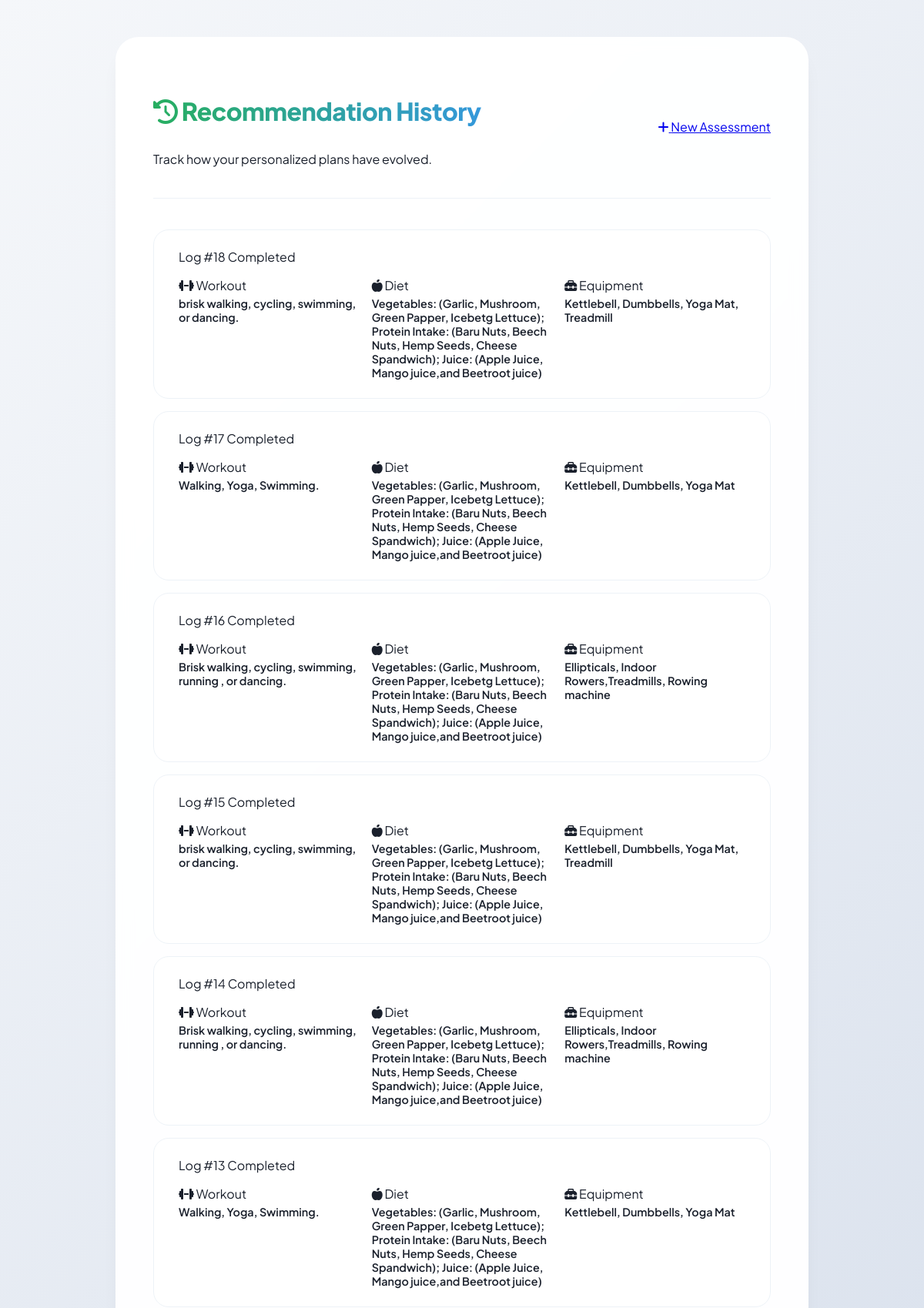
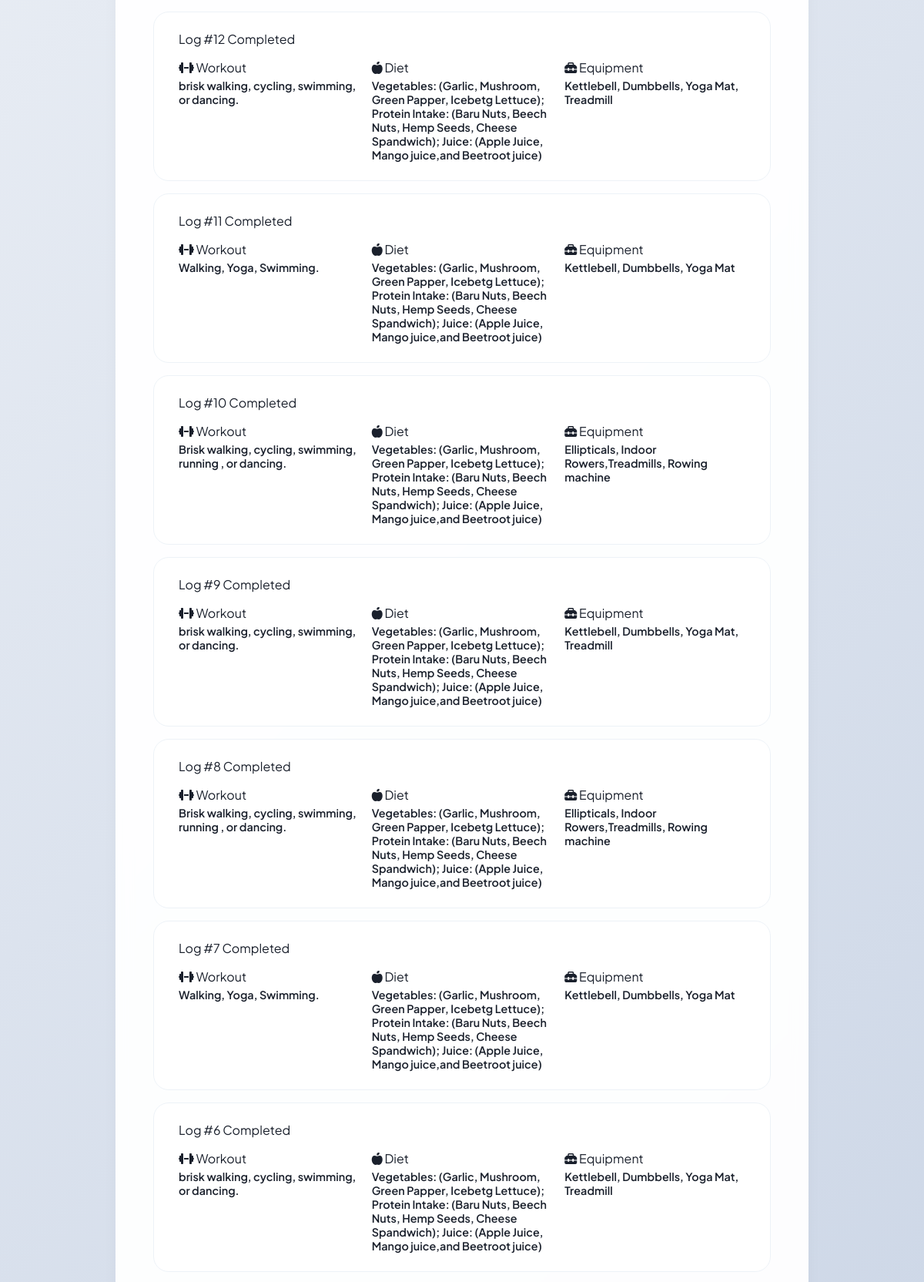
The app's page /dashboard (signed in, upper part) with its own data (2 pictures, top to bottom).
### tables this page shows
CREATE TABLE history (
            username TEXT,
            exercises TEXT,
            diet TEXT,
            equipment TEXT
        );

### app.py (the view)
@app.route("/dashboard")
def dashboard():
    if "user" not in session:
        return redirect("/")
    db = get_db()
    cur = db.cursor()
    cur.execute(
        "SELECT exercises, diet, equipment FROM history WHERE username=?",
        (session["user"],)
    )
    records = cur.fetchall()
    db.close()
    return render_template("dashboard.html", records=records)

### app.py (called while the page is built)
def get_db():
    return sqlite3.connect("users.db")

### templates/dashboard.html (shortened to what this page needs)
<!DOCTYPE html>
<html lang="en">
<head>
    <link rel="stylesheet" href="{{ url_for('static', filename='style.css') }}">
    <link rel="stylesheet" href="https://cdnjs.cloudflare.com/ajax/libs/font-awesome/6.4.0/css/all.min.css">
</head>
<body>
    <div class="page-wrapper" style="align-items: flex-start;">
        <div class="main-card wide">
            <div class="dashboard-header">
                <div>
                    <h2><i class="fa-solid fa-clock-rotate-left"></i> Recommendation History</h2>
                    <p>Track how your personalized plans have evolved.</p>
                </div>
                <a href="/predict" class="btn-secondary">
                    <i class="fa-solid fa-plus"></i> New Assessment
                </a>
            </div>
            <div class="history-timeline">
                {% if records|length == 0 %}
                    <div class="empty-state">
                        <i class="fa-solid fa-folder-open"></i>
                        <p>No records found. Complete your first assessment to see data here!</p>
                    </div>
                {% else %}
                    {% for r in records %}
                    <div class="history-log-card">
                        <div class="log-header">
                            <span class="log-date">Log #{{ loop.revindex }}</span>
                            <span class="status-chip">Completed</span>
                        </div>
                        <div class="log-grid">
                            <div class="log-section">
                                <span><i class="fa-solid fa-dumbbell"></i> Workout</span>
                                <p>{{ r[0] }}</p>
                            </div>
                            <div class="log-section">
                                <span><i class="fa-solid fa-apple-whole"></i> Diet</span>
                                <p>{{ r[1] }}</p>
                            </div>
                            <div class="log-section">
                                <span><i class="fa-solid fa-toolbox"></i> Equipment</span>
                                <p>{{ r[2] }}</p>
                            </div>
                        </div>
                    </div>
                    {% endfor %}
                {% endif %}
            </div>
        </div>
    </div>
</body>
</html>

### static/style.css (style rules this page uses)
:root { --primary: #2ecc71; --primary-dark: #27ae60; --secondary: #3498db; --accent: #f1c40f; --danger: #e74c3c; --bg-gradient: linear-gradient(135deg, #f5f7fa 0%, #c3cfe2 100%); --card-bg: rgba(255, 255, 255, 0.95); --text-main: #1a202c; --text-light: #718096; --border: #edf2f7; --shadow: 0 20px 25px -5px rgba(0, 0, 0, 0.05), 0 10px 10px -5px rgba(0, 0, 0, 0.04); --glass: blur(10px); --transition: all 0.3s cubic-bezier(0.4, 0, 0.2, 1); }
* { box-sizing: border-box; font-family: 'Plus Jakarta Sans', sans-serif; }
body { margin: 0; background: var(--bg-gradient); color: var(--text-main); min-height: 100vh; }
.page-wrapper { display: flex; justify-content: center; align-items: center; padding: 3rem 1.5rem; min-height: 100vh; }
.main-card, .auth-card { background: var(--card-bg); backdrop-filter: var(--glass); width: 100%; max-width: 500px; padding: 3rem; border-radius: 30px; box-shadow: var(--shadow); border: 1px solid rgba(255, 255, 255, 0.4); animation: fadeIn 0.5s ease-out; }
.main-card.wide { max-width: 900px; }
h2 { font-size: 2rem; font-weight: 800; text-align: center; margin-bottom: 2rem; background: linear-gradient(to right, var(--primary-dark), var(--secondary)); -webkit-background-clip: text; -webkit-text-fill-color: transparent; letter-spacing: -0.5px; }
.result-tile, .history-log-card { display: flex; align-items: center; background: #fff; padding: 1.5rem; margin-bottom: 1rem; border-radius: 20px; border: 1px solid var(--border); transition: var(--transition); }
.dashboard-header { display: flex; justify-content: space-between; align-items: center; margin-bottom: 2.5rem; padding-bottom: 1.5rem; border-bottom: 1px solid var(--border); }
.history-log-card { flex-direction: column; align-items: stretch; padding: 1.5rem 2rem; position: relative; overflow: hidden; }
.log-grid { display: grid; grid-template-columns: repeat(3, 1fr); gap: 1rem; margin-top: 1rem; }
.log-section p { font-size: 0.9rem; font-weight: 600; margin: 4px 0 0 0; }

### records on screen
history: exercises "brisk walking, cycling, swimming, or dancing.", diet "Vegetables: (Garlic, Mushroom, Green Papper, Icebetg Lettuce); Protein Intake: (Baru Nuts, Beech Nuts, Hemp Seeds, Cheese Spandwich); Juice: (Apple Juice, Mango juice,and Beetroot juice)", equipment "Kettlebell, Dumbbells, Yoga Mat, Treadmill"
history: exercises "Walking, Yoga, Swimming.", diet "Vegetables: (Garlic, Mushroom, Green Papper, Icebetg Lettuce); Protein Intake: (Baru Nuts, Beech Nuts, Hemp Seeds, Cheese Spandwich); Juice: (Apple Juice, Mango juice,and Beetroot juice)", equipment "Kettlebell, Dumbbells, Yoga Mat"
history: exercises "Brisk walking, cycling, swimming, running , or dancing.", diet "Vegetables: (Garlic, Mushroom, Green Papper, Icebetg Lettuce); Protein Intake: (Baru Nuts, Beech Nuts, Hemp Seeds, Cheese Spandwich); Juice: (Apple Juice, Mango juice,and Beetroot juice)", equipment "Ellipticals, Indoor Rowers,Treadmills, Rowing machine"
history: exercises "brisk walking, cycling, swimming, or dancing.", diet "Vegetables: (Garlic, Mushroom, Green Papper, Icebetg Lettuce); Protein Intake: (Baru Nuts, Beech Nuts, Hemp Seeds, Cheese Spandwich); Juice: (Apple Juice, Mango juice,and Beetroot juice)", equipment "Kettlebell, Dumbbells, Yoga Mat, Treadmill"
history: exercises "Brisk walking, cycling, swimming, running , or dancing.", diet "Vegetables: (Garlic, Mushroom, Green Papper, Icebetg Lettuce); Protein Intake: (Baru Nuts, Beech Nuts, Hemp Seeds, Cheese Spandwich); Juice: (Apple Juice, Mango juice,and Beetroot juice)", equipment "Ellipticals, Indoor Rowers,Treadmills, Rowing machine"
history: exercises "Walking, Yoga, Swimming.", diet "Vegetables: (Garlic, Mushroom, Green Papper, Icebetg Lettuce); Protein Intake: (Baru Nuts, Beech Nuts, Hemp Seeds, Cheese Spandwich); Juice: (Apple Juice, Mango juice,and Beetroot juice)", equipment "Kettlebell, Dumbbells, Yoga Mat"
history: exercises "brisk walking, cycling, swimming, or dancing.", diet "Vegetables: (Garlic, Mushroom, Green Papper, Icebetg Lettuce); Protein Intake: (Baru Nuts, Beech Nuts, Hemp Seeds, Cheese Spandwich); Juice: (Apple Juice, Mango juice,and Beetroot juice)", equipment "Kettlebell, Dumbbells, Yoga Mat, Treadmill"
history: exercises "Walking, Yoga, Swimming.", diet "Vegetables: (Garlic, Mushroom, Green Papper, Icebetg Lettuce); Protein Intake: (Baru Nuts, Beech Nuts, Hemp Seeds, Cheese Spandwich); Juice: (Apple Juice, Mango juice,and Beetroot juice)", equipment "Kettlebell, Dumbbells, Yoga Mat"
history: exercises "Brisk walking, cycling, swimming, running , or dancing.", diet "Vegetables: (Garlic, Mushroom, Green Papper, Icebetg Lettuce); Protein Intake: (Baru Nuts, Beech Nuts, Hemp Seeds, Cheese Spandwich); Juice: (Apple Juice, Mango juice,and Beetroot juice)", equipment "Ellipticals, Indoor Rowers,Treadmills, Rowing machine"
history: exercises "brisk walking, cycling, swimming, or dancing.", diet "Vegetables: (Garlic, Mushroom, Green Papper, Icebetg Lettuce); Protein Intake: (Baru Nuts, Beech Nuts, Hemp Seeds, Cheese Spandwich); Juice: (Apple Juice, Mango juice,and Beetroot juice)", equipment "Kettlebell, Dumbbells, Yoga Mat, Treadmill"
history: exercises "Brisk walking, cycling, swimming, running , or dancing.", diet "Vegetables: (Garlic, Mushroom, Green Papper, Icebetg Lettuce); Protein Intake: (Baru Nuts, Beech Nuts, Hemp Seeds, Cheese Spandwich); Juice: (Apple Juice, Mango juice,and Beetroot juice)", equipment "Ellipticals, Indoor Rowers,Treadmills, Rowing machine"
history: exercises "Walking, Yoga, Swimming.", diet "Vegetables: (Garlic, Mushroom, Green Papper, Icebetg Lettuce); Protein Intake: (Baru Nuts, Beech Nuts, Hemp Seeds, Cheese Spandwich); Juice: (Apple Juice, Mango juice,and Beetroot juice)", equipment "Kettlebell, Dumbbells, Yoga Mat"
history: exercises "brisk walking, cycling, swimming, or dancing.", diet "Vegetables: (Garlic, Mushroom, Green Papper, Icebetg Lettuce); Protein Intake: (Baru Nuts, Beech Nuts, Hemp Seeds, Cheese Spandwich); Juice: (Apple Juice, Mango juice,and Beetroot juice)", equipment "Kettlebell, Dumbbells, Yoga Mat, Treadmill"
